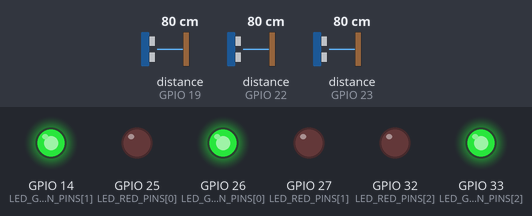
A sketch run on a simulated ESP32. Parts: output pins drawn as LEDs (lit = HIGH). Wiring (inferred from the names in the program): 3 × ultrasonic range finder: trigger GPIO 5, echo GPIO 19 / trigger GPIO 18, echo GPIO 22 / trigger GPIO 21, echo GPIO 23. The test bench sets the inputs (shaded band); at power-on: distance to the obstacle (sensors on GPIO 19, GPIO 22, GPIO 23) 80 cm. The echo pulse lasts 58.3 µs per cm; WiFi joins after 1.5 s; servers stay silent unless stated; pins used as bus, display or sensor lines are not drawn; what the sketch prints to the serial monitor is not drawn.

Above: at 2.7 s.
2.8 s: distance to the obstacle (sensor on GPIO 19) set to 66 cm
4.3 s: distance to the obstacle (sensor on GPIO 19) set to 55 cm
At 5.8 s:
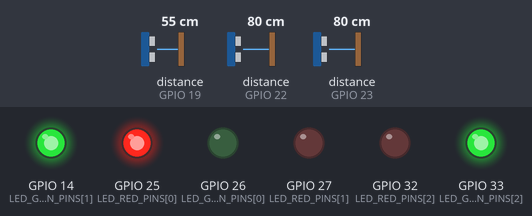
6.1 s: distance to the obstacle (sensor on GPIO 22) set to 65 cm
7.6 s: distance to the obstacle (sensor on GPIO 22) set to 55 cm
At 8.4 s:
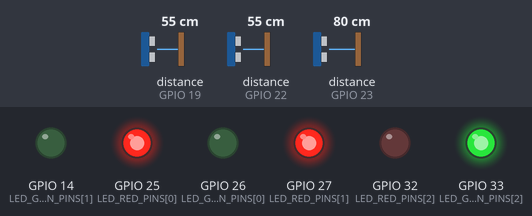
9.5 s: distance to the obstacle (sensor on GPIO 23) set to 63 cm
11.0 s: distance to the obstacle (sensor on GPIO 23) set to 55 cm
At 12.2 s:
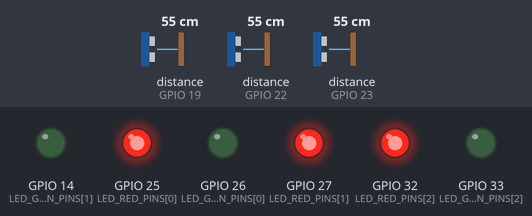
Timing chart, 0 to 13.9 s (numbered marks = the images above; inputs shaded):
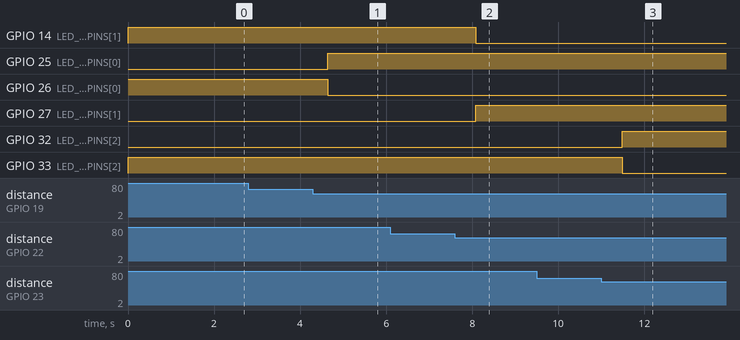

The sketch:

smart_parking_system.ino
```cpp
/*
  smart-parking-system
  ---------------------
  ESP32 + HC-SR04 ultrasonic sensors, one per parking spot.
  Each spot gets a status LED (red = occupied, green = free) and the
  board serves a small JSON API + auto-refreshing HTML dashboard over
  WiFi so spot status can be checked from any browser on the network.

  Hardware per spot:
    HC-SR04   TRIG -> ESP32 GPIO (output)
    HC-SR04   ECHO -> ESP32 GPIO (input, via a voltage divider —
                       HC-SR04 echo is 5V, ESP32 GPIOs are 3.3V-only)
    LED (red)    -> GPIO with a ~220ohm series resistor -> GND
    LED (green)  -> GPIO with a ~220ohm series resistor -> GND

  Detection logic:
    Mount the sensor facing down into the spot (e.g. on a ceiling
    bracket or a pole at the back of the space). A car parked in the
    spot shortens the measured distance well below the empty-spot
    baseline -> spot reported OCCUPIED.

  Board: any ESP32 dev board (tested pin numbers below assume a
  generic ESP32-WROOM-32 dev board — adjust PIN_* if yours differs).
*/

#include <WiFi.h>
#include <WebServer.h>

// ---------------------------------------------------------------
// Configuration — edit these for your network and hardware layout
// ---------------------------------------------------------------
const char *WIFI_SSID = "YOUR_WIFI_SSID";
const char *WIFI_PASSWORD = "YOUR_WIFI_PASSWORD";

const int NUM_SPOTS = 3;

// One TRIG/ECHO pair and one status LED pair per spot.
const int TRIG_PINS[NUM_SPOTS]      = {5, 18, 21};
const int ECHO_PINS[NUM_SPOTS]      = {19, 22, 23};
const int LED_RED_PINS[NUM_SPOTS]   = {25, 27, 32};
const int LED_GREEN_PINS[NUM_SPOTS] = {26, 14, 33};

// A spot is "occupied" once the measured distance drops below this,
// in centimeters. Calibrate for your mounting height: measure the
// empty-spot distance once and set this to roughly 60-70% of it.
const float OCCUPIED_THRESHOLD_CM = 60.0;

// Consecutive same-state readings required before flipping status,
// so a single noisy echo doesn't flap the reported state.
const int DEBOUNCE_READINGS = 3;

// ---------------------------------------------------------------

struct SpotState {
  bool occupied = false;
  int consecutiveMatches = 0;
  bool pendingState = false;
  float lastDistanceCm = -1;
};

SpotState spots[NUM_SPOTS];
WebServer server(80);

float measureDistanceCm(int trigPin, int echoPin) {
  digitalWrite(trigPin, LOW);
  delayMicroseconds(2);
  digitalWrite(trigPin, HIGH);
  delayMicroseconds(10);
  digitalWrite(trigPin, LOW);

  // 30ms timeout ~= max range well beyond any parking-spot mounting
  // height, so a missing echo (no car, sensor pointed at open air
  // beyond range) resolves as "far away" rather than hanging.
  unsigned long durationUs = pulseIn(echoPin, HIGH, 30000UL);
  if (durationUs == 0) {
    return -1.0; // no echo received
  }
  // speed of sound ~343 m/s -> 0.0343 cm/us, round trip so /2
  return (durationUs * 0.0343f) / 2.0f;
}

void updateSpot(int i) {
  float d = measureDistanceCm(TRIG_PINS[i], ECHO_PINS[i]);
  spots[i].lastDistanceCm = d;

  bool readingOccupied = (d > 0 && d < OCCUPIED_THRESHOLD_CM);

  if (readingOccupied == spots[i].pendingState) {
    spots[i].consecutiveMatches++;
  } else {
    spots[i].pendingState = readingOccupied;
    spots[i].consecutiveMatches = 1;
  }

  if (spots[i].consecutiveMatches >= DEBOUNCE_READINGS) {
    spots[i].occupied = spots[i].pendingState;
  }

  digitalWrite(LED_RED_PINS[i], spots[i].occupied ? HIGH : LOW);
  digitalWrite(LED_GREEN_PINS[i], spots[i].occupied ? LOW : HIGH);
}

String buildStatusJson() {
  String json = "{\"spots\":[";
  for (int i = 0; i < NUM_SPOTS; i++) {
    if (i > 0) json += ",";
    json += "{\"id\":" + String(i);
    json += ",\"occupied\":" + String(spots[i].occupied ? "true" : "false");
    json += ",\"distance_cm\":" + String(spots[i].lastDistanceCm, 1);
    json += "}";
  }
  json += "]}";
  return json;
}

void handleRoot() {
  String html =
      "<!DOCTYPE html><html><head><meta charset='utf-8'>"
      "<meta http-equiv='refresh' content='3'>"
      "<title>Smart Parking Status</title>"
      "<style>"
      "body{font-family:sans-serif;background:#111;color:#eee;padding:24px}"
      "h1{margin-bottom:16px}"
      ".spot{display:inline-block;width:140px;margin:8px;padding:16px;"
      "border-radius:8px;text-align:center}"
      ".free{background:#1b5e20}.occupied{background:#7a1f1f}"
      "</style></head><body>"
      "<h1>Smart Parking — Live Status</h1>";

  for (int i = 0; i < NUM_SPOTS; i++) {
    html += "<div class='spot " + String(spots[i].occupied ? "occupied" : "free") + "'>";
    html += "<div>Spot " + String(i + 1) + "</div>";
    html += "<div>" + String(spots[i].occupied ? "OCCUPIED" : "FREE") + "</div>";
    html += "<div style='font-size:12px;opacity:0.7'>" +
             String(spots[i].lastDistanceCm, 1) + " cm</div>";
    html += "</div>";
  }
  html += "</body></html>";
  server.send(200, "text/html", html);
}

void handleStatusJson() {
  server.send(200, "application/json", buildStatusJson());
}

void setup() {
  Serial.begin(115200);

  for (int i = 0; i < NUM_SPOTS; i++) {
    pinMode(TRIG_PINS[i], OUTPUT);
    pinMode(ECHO_PINS[i], INPUT);
    pinMode(LED_RED_PINS[i], OUTPUT);
    pinMode(LED_GREEN_PINS[i], OUTPUT);
    digitalWrite(LED_GREEN_PINS[i], HIGH); // assume free until first reading
  }

  WiFi.begin(WIFI_SSID, WIFI_PASSWORD);
  Serial.print("Connecting to WiFi");
  while (WiFi.status() != WL_CONNECTED) {
    delay(500);
    Serial.print(".");
  }
  Serial.println();
  Serial.print("Connected. IP address: ");
  Serial.println(WiFi.localIP());

  server.on("/", handleRoot);
  server.on("/status", handleStatusJson);
  server.begin();
}

void loop() {
  for (int i = 0; i < NUM_SPOTS; i++) {
    updateSpot(i);
  }
  server.handleClient();
  delay(150); // ~6-7 sensor sweeps per second across all spots
}
```

Measured:
- the behaviour switches between 61 and 60 cm on distance to the obstacle (sensor on GPIO 19) (found by bisection; images 0 and 1)
- the behaviour switches between 61 and 60 cm on distance to the obstacle (sensor on GPIO 22) (found by bisection; images 1 and 2)
- the behaviour switches between 61 and 60 cm on distance to the obstacle (sensor on GPIO 23) (found by bisection; images 2 and 3)
- after the input at 2.8 s, every drawn part: stays the same
- after the input at 4.3 s, GPIO 25 (LED_RED_PINS[0]): LOW → HIGH after 0.34 s; GPIO 26 (LED_GREEN_PINS[0]): HIGH → LOW after 0.34 s
- after the input at 6.1 s, every drawn part: stays the same
- after the input at 7.6 s, GPIO 14 (LED_GREEN_PINS[1]): HIGH → LOW after 0.48 s; GPIO 27 (LED_RED_PINS[1]): LOW → HIGH after 0.48 s
- after the input at 9.5 s, every drawn part: stays the same
- after the input at 11.0 s, GPIO 32 (LED_RED_PINS[2]): LOW → HIGH after 0.49 s; GPIO 33 (LED_GREEN_PINS[2]): HIGH → LOW after 0.49 s
